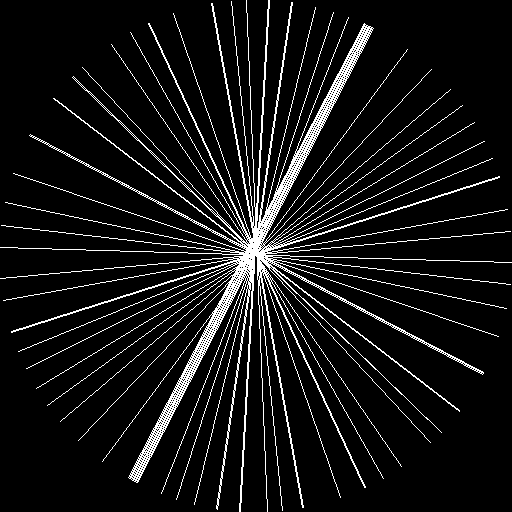
//> input picture art.png, 512 x 512 px
$ ./string_art   (built with g++ and OpenCV 4)
//> lines starting //> are read from the running program, lines starting //| are printed output that depends on the picture; after the words box and inside, x2 and y2 are one past the last pixel; in counts of white or black regions, pixels touching at a corner belong together
#include <opencv2/opencv.hpp>
#include <iostream>
#include <vector>
#include <cmath>
#include <stdexcept>

using namespace cv;
using namespace std;

Mat crop_image_to_circle(const string &image_path, const string &output_path, int max_length = 3840)
{
//> called with image_path = "art.png", output_path = "test.png", max_length = 3840
    Mat image = imread(image_path, IMREAD_UNCHANGED);
//> image: 512 rows x 512 cols, CV_8UC1; 8.2% white in thin lines or dots
    if (image.empty())
    {
        throw runtime_error("Could not open or find the image");
    }

    int height = image.rows;
//> height = 512
    int width = image.cols;
//> width = 512

    if (max(width, height) > max_length)
    {
        if (width > height)
        {
            int new_width = max_length;
            int new_height = static_cast<int>(height * max_length / width);
            resize(image, image, Size(new_width, new_height), 0, 0, INTER_AREA);
        }
        else
        {
            int new_height = max_length;
            int new_width = static_cast<int>(width * max_length / height);
            resize(image, image, Size(new_width, new_height), 0, 0, INTER_AREA);
        }
    }

    height = image.rows;
    width = image.cols;
    Point center(width / 2, height / 2);
//> center = Point(256, 256)
    int radius = min(center.x, center.y);
//> radius = 256
    Mat mask = Mat::zeros(height, width, CV_8UC1);
    circle(mask, center, radius, Scalar(255), -1);
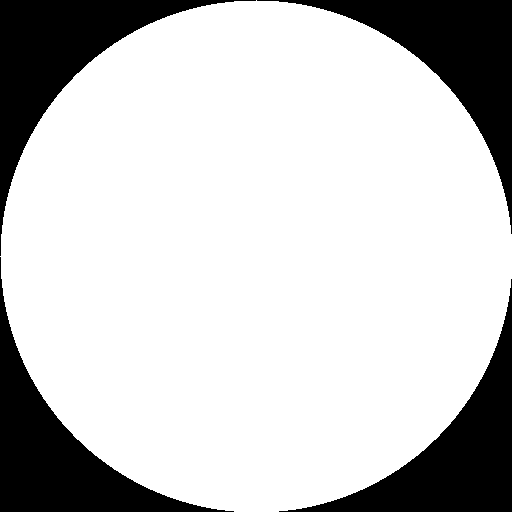
//> mask: 512 rows x 512 cols, CV_8UC1; 78.5% white; 4 black regions, box (x1, y1, x2, y2) and area: (0, 0, 256, 256) 14327, (257, 0, 512, 234) 14071, (0, 257, 234, 512) 14071, (279, 279, 512, 512) 13816

    Mat result;
    if (image.channels() == 1)
    {
        image.copyTo(result, mask);
//> result: 512 rows x 512 cols, CV_8UC1; 8.2% white in thin lines or dots
    }
    else
    {
        Mat masked_image;
        vector<Mat> channels;
        split(image, channels);
        for (auto &channel : channels)
        {
            Mat masked_channel;
            channel.copyTo(masked_channel, mask);
            channels.push_back(masked_channel);
        }
        merge(channels, result);
    }

    int square_size = radius * 2;
//> square_size = 512
    int crop_x = (width - square_size) / 2;
//> crop_x = 0
    int crop_y = (height - square_size) / 2;
//> crop_y = 0
    Mat cropped_square = result(Rect(crop_x, crop_y, square_size, square_size));

    Mat output_image = Mat::zeros(square_size, square_size, image.type());
    cropped_square.copyTo(output_image(Rect(0, 0, cropped_square.cols, cropped_square.rows)));

    imwrite(output_path, output_image);

    return output_image;
}

Mat radon_string(double s_string, double alpha_string, int radius)
{
    int size = radius * 2;
    Mat radon_transform = Mat::zeros(size, size, CV_64F);
    vector<double> proj_angle(size);
    vector<double> proj_pos(size);

    for (int i = 0; i < size; ++i)
    {
        proj_angle[i] = i * 180.0 / size;
        proj_pos[i] = i - radius;
    }

    Point max_index(0, 0);
    for (int alpha_idx = 0; alpha_idx < size; ++alpha_idx)
    {
        double alpha = proj_angle[alpha_idx];
        double sin_angle = sin((alpha - alpha_string) * CV_PI / 180.0);
        if (abs(sin_angle) == 0)
        {
            max_index.y = alpha_idx;
            continue;
        }

        for (int s_idx = 0; s_idx < size; ++s_idx)
        {
            double s = proj_pos[s_idx];
            if (s == s_string)
            {
                max_index.x = s_idx;
            }

            double evaluator = (s * s + s_string * s_string - 2 * s * s_string * cos((alpha - alpha_string) * CV_PI / 180.0)) / (sin_angle * sin_angle);
            if (evaluator > radius * radius)
            {
                radon_transform.at<double>(s_idx, alpha_idx) = 0;
            }
            else
            {
                radon_transform.at<double>(s_idx, alpha_idx) = 1 / abs(sin_angle);
            }
        }
    }

    radon_transform.at<double>(max_index.x, max_index.y) = radon_transform.at<double>(max_index.x, max_index.y) * 1.1;
    normalize(radon_transform, radon_transform, 0, 1, NORM_MINMAX);

    return radon_transform;
}

void plot_sinogram(const Mat &sinogram)
{
    Mat display;
    normalize(sinogram, display, 0, 255, NORM_MINMAX);
    display.convertTo(display, CV_8U);
    applyColorMap(display, display, COLORMAP_HOT);
    imshow("Sinogram", display);
    waitKey(0);
}

pair<vector<pair<double, double> >, int> get_strings(const string &img_path, int num_of_anchors)
{
//> called with img_path = "test.png", num_of_anchors = 900
    Mat image = imread(img_path, IMREAD_GRAYSCALE);
    if (image.empty())
    {
        throw runtime_error("Could not open or find the image");
    }

    image = 255 - image;
//> image: 512 rows x 512 cols, CV_8UC1; 91.8% white; black in thin lines or dots

    int height = image.rows;
//> height = 512
    int width = image.cols;
//> width = 512
    Point center(width / 2, height / 2);
//> center = Point(256, 256)
    int radius = min(center.x, center.y);
//> radius = 256

    vector<double> theta(radius * 2);
    for (int i = 0; i < radius * 2; ++i)
    {
        theta[i] = i * 180.0 / (radius * 2);
    }
//> after the loop, theta = 512 values from 0 to 179.6

    Mat sinogram_img = Mat::zeros(radius * 2, radius * 2, CV_64F);
    for (int i = 0; i < radius * 2; ++i)
    {
        for (int j = 0; j < radius * 2; ++j)
        {
            double angle = theta[j] * CV_PI / 180.0;
            double sum = 0;
            for (int k = 0; k < radius * 2; ++k)
            {
                int x = center.x + (k - radius) * cos(angle);
                int y = center.y + (k - radius) * sin(angle);
                if (x >= 0 && x < width && y >= 0 && y < height)
                {
                    sum += image.at<uchar>(y, x);
                }
            }
            sinogram_img.at<double>(i, j) = sum;
        }
    }
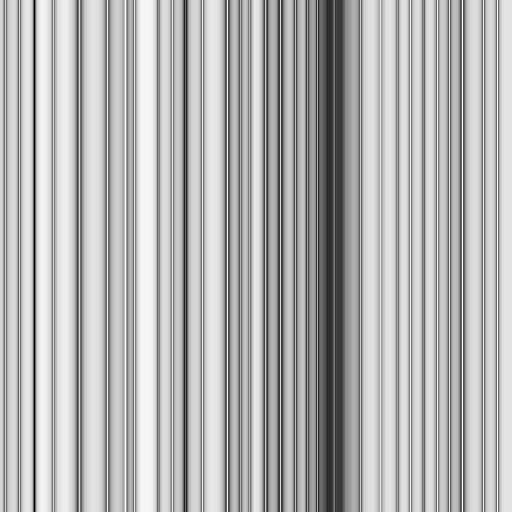
//> sinogram_img: 512 rows x 512 cols, CV_64FC1; min 60945, max 123165, mean 104588.3; drawn with min black and max white

    normalize(sinogram_img, sinogram_img, 0, 1, NORM_MINMAX);

    vector<pair<double, double> > strings;
    Mat len_adj_sinogram = Mat::zeros(sinogram_img.size(), CV_64F);
    for (int n = 0; n < num_of_anchors; ++n)
    {
        for (int s = 0; s < radius * 2; ++s)
        {
            if (s == 0)
            {
                len_adj_sinogram.row(s).setTo(0);
            }
            else
            {
                double len_of_proj = 2 * sqrt(radius * radius - (s - radius) * (s - radius));
                len_adj_sinogram.row(s) = sinogram_img.row(s) / len_of_proj;
            }
        }

        Point max_index;
        minMaxLoc(len_adj_sinogram, nullptr, nullptr, nullptr, &max_index);

        int s_idx = max_index.y;
        int theta_idx = max_index.x;

        double alpha = theta[theta_idx];
        double s = s_idx - radius;

        double theta1 = alpha - acos(s / radius) * 180.0 / CV_PI;
        double theta2 = alpha + acos(s / radius) * 180.0 / CV_PI;

        strings.emplace_back(theta1, theta2);

        Mat sinogram_string = radon_string(s, alpha, radius);
        sinogram_img -= sinogram_string;
        sinogram_img.setTo(0, sinogram_img < 0);

        cout << "String " << strings.size() << ": " << theta1 << " to " << theta2 << endl;
    }
//> this loop made 900 passes
//> pass 1, in get_strings, `sinogram_img -= sinogram_string;`:
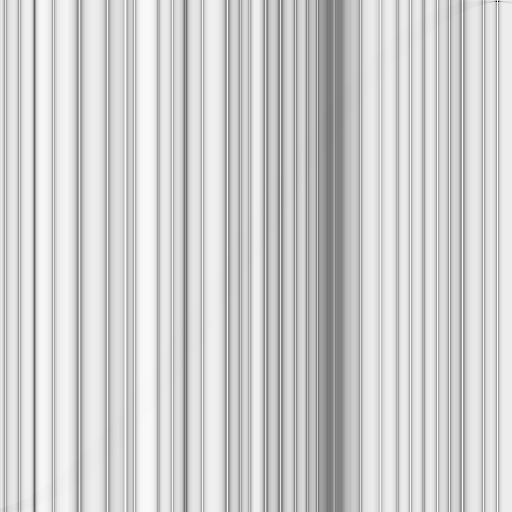
//> sinogram_img: 512 rows x 512 cols, CV_64FC1; min -0.594, max 1, mean 0.701; drawn with min black and max white
//> after the loop:
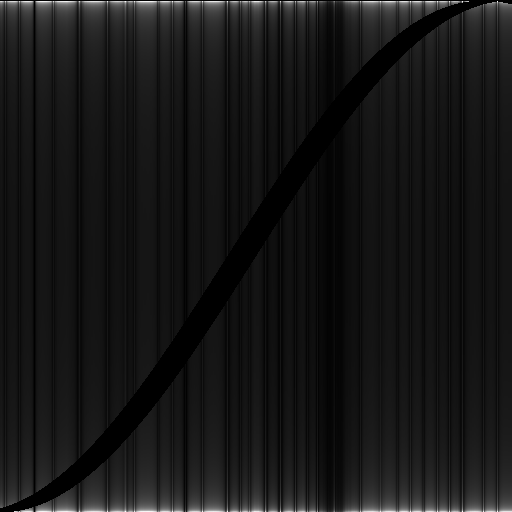
//> len_adj_sinogram: 512 rows x 512 cols, CV_64FC1; min 0, max 0.0221, mean 0.00195; drawn with min black and max white
//> after the loop:
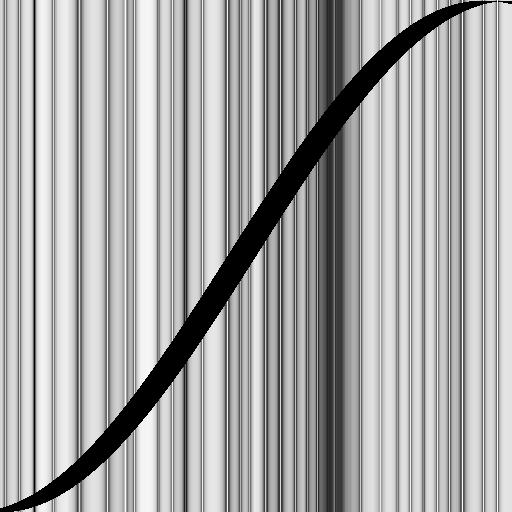
//> sinogram_img: 512 rows x 512 cols, CV_64FC1; min 0, max 1, mean 0.663
//> after the loop, strings = 900 pairs, first 12: [-0.21, 349.7], [-0.21, 349.7], [-0.21, 349.7], [-0.21, 349.7], [-0.21, 349.7], [-0.21, 349.7], [-0.21, 349.7], [-0.21, 349.7], [-0.21, 349.7], [-0.21, 349.7], [-0.21, 349.7], [-0.21, 349.7]

    plot_sinogram(sinogram_img);
//> in plot_sinogram, `applyColorMap(display, display, COLORMAP_HOT);`:
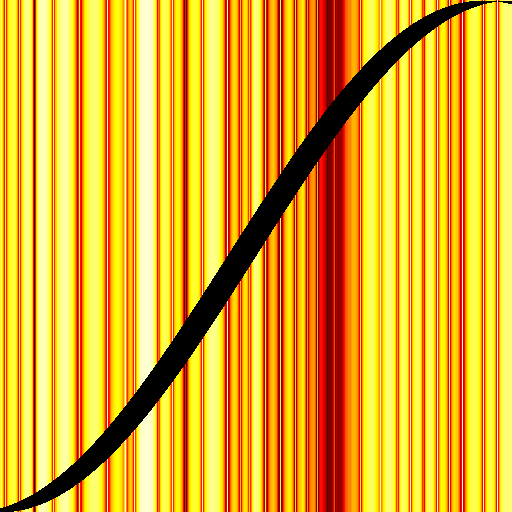
//> display: 512 rows x 512 cols, CV_8UC3; mean B, G, R 38.4, 171.1, 232.7

    return {strings, radius};
}

Mat create_string_art(const vector<pair<double, double> > &strings, int radius)
{
    Mat canvas = Mat::zeros(radius * 2, radius * 2, CV_8UC1);
    Point circle_center(radius, radius);

    for (const auto &string : strings)
    {
        double theta1 = string.first * CV_PI / 180.0;
        double theta2 = string.second * CV_PI / 180.0;

        Point pt1(circle_center.x + radius * cos(theta1), circle_center.y + radius * sin(theta1));
        Point pt2(circle_center.x + radius * cos(theta2), circle_center.y + radius * sin(theta2));

        line(canvas, pt1, pt2, Scalar(255), 1);
    }

    return canvas;
}

int main()
{
    try
    {
        Mat cropped_image = crop_image_to_circle("art.png", "test.png");
        auto [strings, radius] = get_strings("test.png", 900);
//> radius = 256
        Mat art = create_string_art(strings, radius);
//> in create_string_art, `Mat canvas = Mat::zeros(radius * 2, radius * 2, CV_8UC1);`: canvas: 512 rows x 512 cols, CV_8UC1; every value is 0
//> in create_string_art, `Point circle_center(radius, radius);`: circle_center = Point(256, 256)
//> after the loop in create_string_art, `for (const auto &string : strings)`:
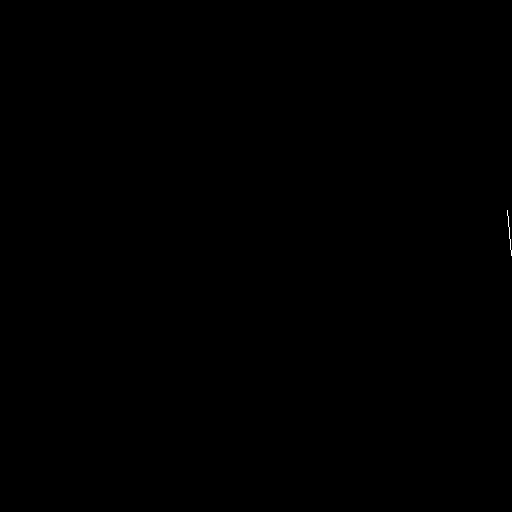
//> canvas: 512 rows x 512 cols, CV_8UC1; 0.02% white in thin lines or dots, all inside (x1, y1, x2, y2) = (507, 210, 512, 256)
        imwrite("test_900.png", art);
    }
    catch (const exception &e)
    {
        cerr << "Error: " << e.what() << endl;
        return 1;
    }

    return 0;
}
